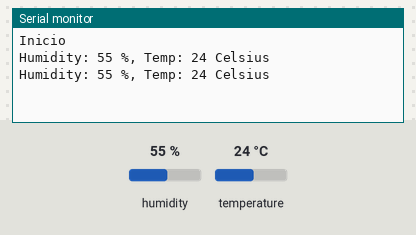
Simulated run of this sketch. Board: ESP8266 (NodeMCU). On the bench: the last lines printed to the serial monitor. The inputs (shaded band) are chosen by the test bench; at power-on: humidity 55 %, temperature 24 °C.

Above: at 2.8 s.
2.9 s: humidity set to 22 %
At 4.6 s:
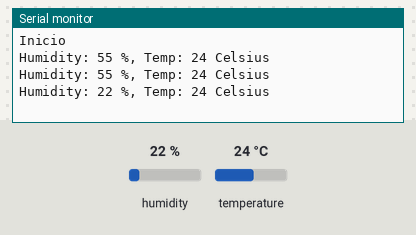
5.6 s: temperature set to 12 °C
At 6.5 s:
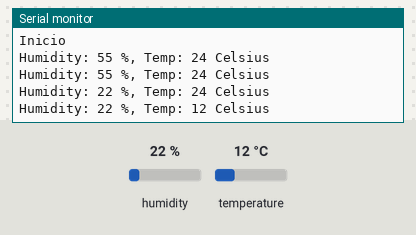
8.3 s: humidity set to 40 %
At 11.5 s:
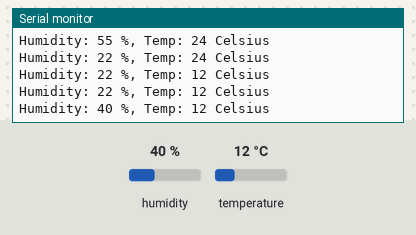
Timing chart, 0 to 13.0 s (numbered marks = the images above; inputs shaded):
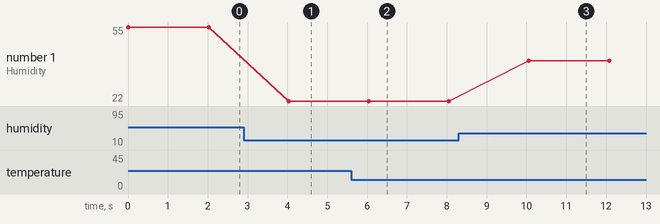

The sketch:

sensorDHT22.ino
```cpp
//Libraries
#include <DHTesp.h>
//Constants
//#define SENSOR_DHT22 2     // DHT 22  (AM2302) - what pin we're connected to
#define SENSOR_DHT22 D1
//Calse que realiza las comprobaciones de control
DHTesp dht;

void setup()
{
    Serial.begin(9600);
    Serial.println("Inicio");
}

void loop()
{
    dht.setup(SENSOR_DHT22, DHTesp::DHT22);
    TempAndHumidity lastValues = dht.getTempAndHumidity();
    //Print temp and humidity values to serial monitor
    Serial.print("Humidity: ");
    Serial.print(String(lastValues.humidity,0));
    Serial.print(" %, Temp: ");
    Serial.print(String(lastValues.temperature,0));
    Serial.println(" Celsius");
    delay(2000); //Delay 2 sec.
}
```

Measured:
- after the input at 2.9 s, the serial monitor: prints a new line after 1.1 s (image 1)
- after the input at 5.6 s, the serial monitor: prints a new line after 0.44 s (image 2)
- after the input at 8.3 s, the serial monitor: prints a new line after 1.8 s (image 3)
- plotted number 1: 55 → 22 after the input at 2.9 s, 22 → 40 after the input at 8.3 s
